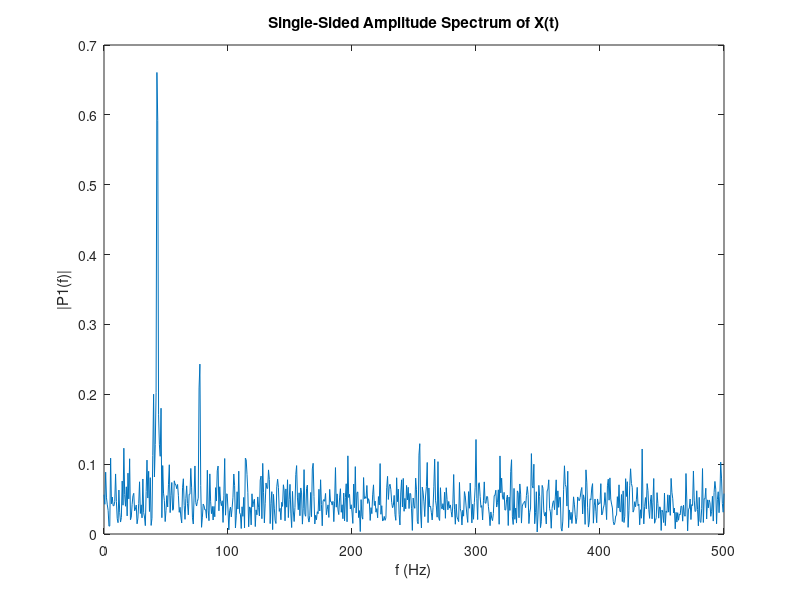

Here is the MATLAB script that generated this plot:
Fs = 1000;            % Sampling frequency                    
T = 1/Fs;             % Sampling period       
L = 1500;             % Length of signal
t = (0:L-1)*T;        % Time vector

% TODO: Form a signal containing a 77 Hz sinusoid of amplitude 0.7 and a 43Hz sinusoid of amplitude 2.
% signal = A*cos(2*pi*f*t)
f = 77;
S = 0.7 * cos(2 * pi * f * t) + 2 * sin(2 * pi * 43 * t);

% Corrupt the signal with noise 
X = S + 2*randn(size(t));

% Plot the noisy signal in the time domain. It is difficult to identify the frequency components by looking at the signal X(t). 
plot(1000*t(1:50) ,X(1:50))
title('Signal Corrupted with Zero-Mean Random Noise')
xlabel('t (milliseconds)')
ylabel('X(t)')

% TODO : Compute the Fourier transform of the signal. 
Y = fft(X);

% TODO : Compute the two-sided spectrum P2. Then compute the single-sided spectrum P1 based on P2 and the even-valued signal length L.
% signal_fft = abs(signal_fft);
% signal_fft  = signal_fft(1:L/2-1)       
P2 = abs(Y/L);
P1 = P2(1:L/2+1);
    
% Plotting
f = Fs*(0:(L/2))/L;
plot(f,P1) 
title('Single-Sided Amplitude Spectrum of X(t)')
xlabel('f (Hz)')
ylabel('|P1(f)|')